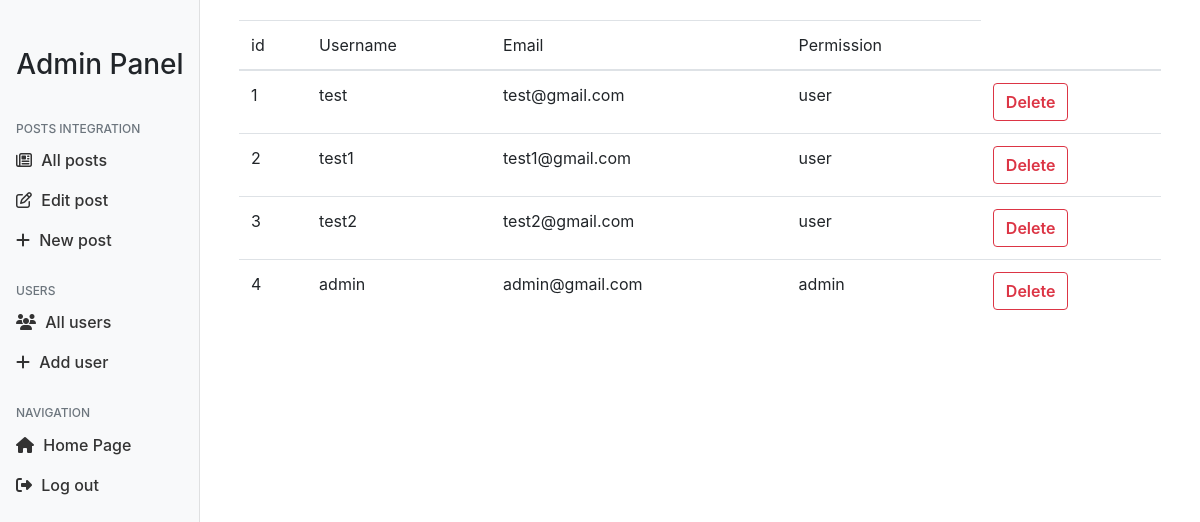
Page /admin/users (signed in) on the earlier database version.
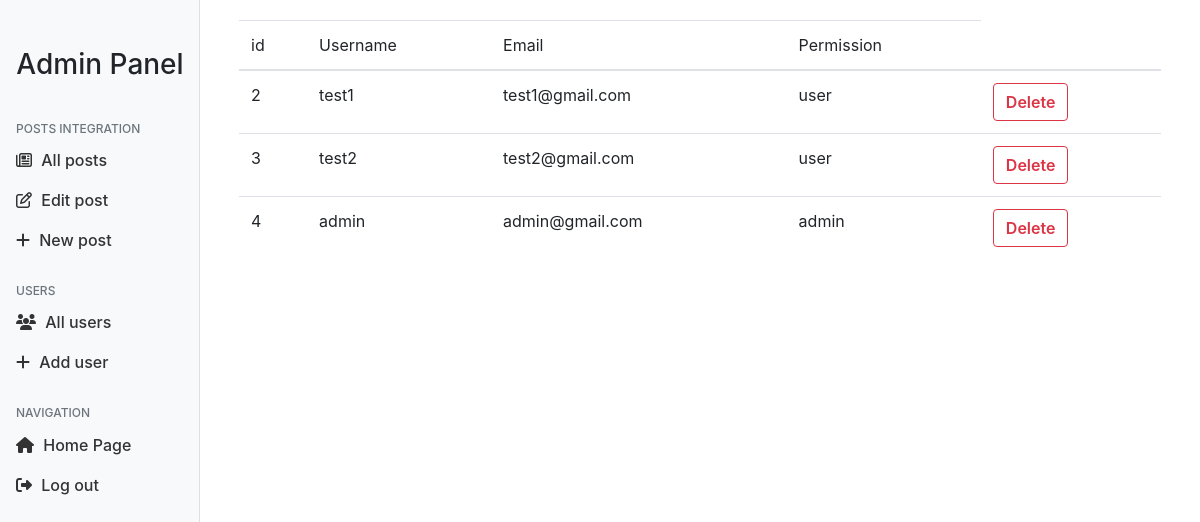
Same page on the later database version.
### project/model.py (models this page shows, shortened)
class User(db.Model, UserMixin):
    id = db.Column(db.Integer, primary_key=True)
    username = db.Column(db.String(20), nullable=False, unique=True)
    email = db.Column(db.String(70), nullable=False, unique=True)
    password = db.Column(db.String(30), nullable=False)
    permissions = db.Column(db.String(20), nullable=False, default='user')

### project/routes.py (the view)
@app.route('/admin/users', methods=['GET', 'POST'])
@login_required
def all_users():
    if current_user.permissions == 'admin':
        users = User.query.all()
        return render_template("admin_panel/all_users.html", users=users)
    else:
        return redirect('/')

### project/model.py (called while the page is built)
@login.user_loader
def load_user(id):
    return User.query.get(int(id))

### project/templates/admin_panel/all_users.html (shortened to what this page needs)
{% extends "admin_panel/panel.html" %}
{% block body %}
<div class="container">
    <table class="table table-hover">
        <tr>
            <th scope="col">id</th>
            <th scope="col">Username</th>
            <th scope="col">Email</th>
            <th scope="col">Permission</th>
        </tr>
        <tbody>
            {% for user in users%}
            <tr>
                <th scope="row">{{user.id}}</th>
                <td>{{user.username}}</td>
                <td>{{user.email}}</td>
                <td>{{user.permissions}}</td>
                <td><a href="../../../users/delete_user/{{user.id}}" class="btn btn-outline-danger">Delete</a></td>
            </tr>
            {% endfor %}
    </table>
</div>
{% endblock body %}

Differences in the rows shown:
removed User: id "1", username "test", email "test@gmail.com", permissions "user"
